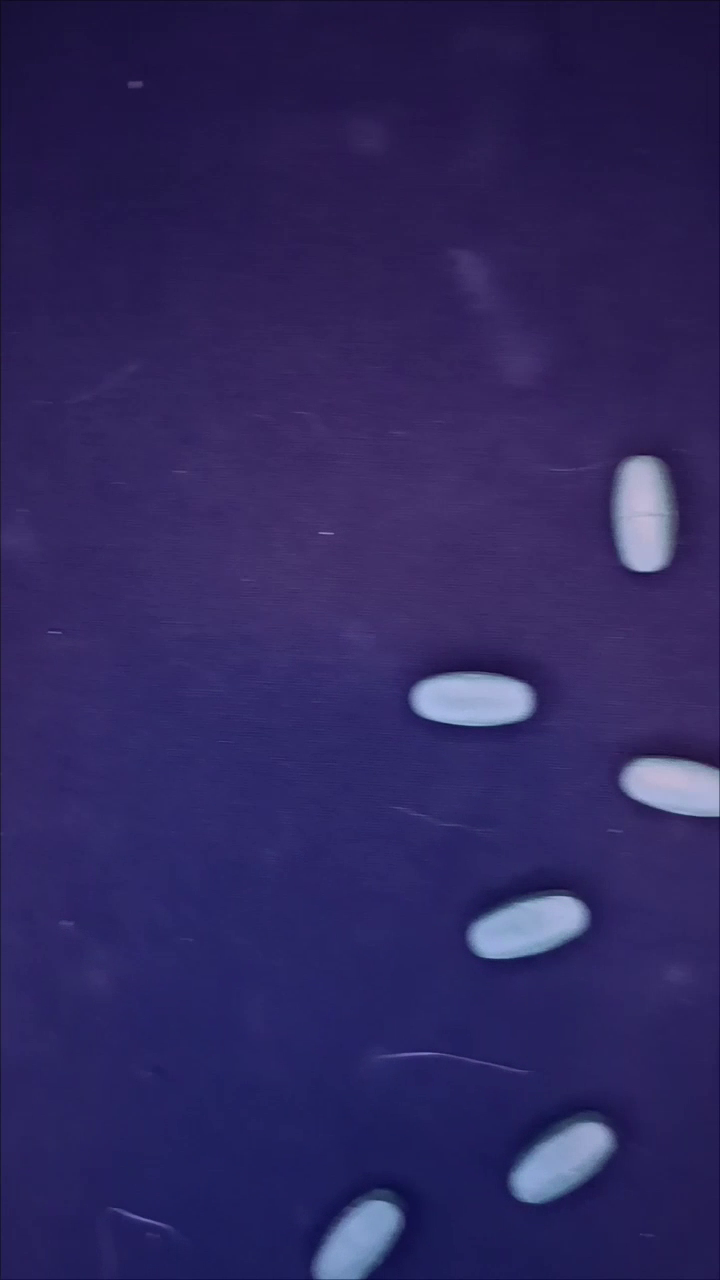
#> input picture frame 9 of train1.mp4, 720 x 1280 px
$ python train_pils.py
#> lines starting #> are read from the running program, lines starting #| are printed output that depends on the picture; after the words box and inside, x2 and y2 are one past the last pixel; in counts of white or black regions, pixels touching at a corner belong together
import cv2
import numpy as np
from matplotlib import pyplot as plt
import math
import time
sciezka_do_filmu = 'train1.mp4'
cap = cv2.VideoCapture(sciezka_do_filmu)
data_for_file = []
pill_name = 'zielona'


if not cap.isOpened():
    print("Błąd otwierania pliku wideo.")
    exit()


def labels_compare(n_labels, labels_stats, centroids, old_n_labels, old_labels_stats, old_centroids, labels):

    labels_set = []
    old_labels_set = []
    for i in range(1,n_labels):
        x1 = int(labels_stats[i, cv2.CC_STAT_LEFT])
        if x1>500 or x1<300:
            continue
        y1 = int(labels_stats[i, cv2.CC_STAT_TOP])
        labels_set.append([x1, y1, i])
    for i in range(1,old_n_labels):
        x2 = int(old_labels_stats[i, cv2.CC_STAT_LEFT])
        if x2>500 or x2<300:
            continue
        y2 = int(old_labels_stats[i, cv2.CC_STAT_TOP])
        old_labels_set.append([x2, y2])

    i = 0
    j = 0
    while i < len(labels_set):
        while j < len(old_labels_set):
            dist_x = abs(labels_set[i][0]-old_labels_set[j][0])
            dist_y = abs(labels_set[i][1]-old_labels_set[j][1])
            if dist_y<20 and dist_x<60:
                # print(labels_set[i][0],old_labels_set[j][0])
                labels_set.remove(labels_set[i])
                old_labels_set.remove(old_labels_set[j])
                i = -1
                j = 0
                break
            j+=1
        j = 0
        i += 1

    for label in labels_set:

        x, y, w, h, area  = stats[label[2]][:5]
        bin_pil = thresholded[y-2:y+h+2, x-2:x+w+2]
        color_pil = frame[y-2:y+h+2, x-2:x+w+2,::]
        contour = cv2.findContours(bin_pil,cv2.RETR_EXTERNAL, cv2.CHAIN_APPROX_SIMPLE)
        (x_axis,y_axis),radius = cv2.minEnclosingCircle(contour[0][0])
        color_mean = cv2.mean(color_pil[int(y_axis)-10:int(y_axis)+10,int(x_axis)-15:int(x_axis)+10, ::])
        radius = int(radius)
        circle_area = 3.14 * radius**2
        contour_length = cv2.arcLength(contour[0][0], closed=True)

        x, y, w, h, area = stats[label[2]][:5]
        cv2.rectangle(frame, (x,y),(x+w,y+h), (255,0,0), 2)
        #print(area/circle_area, contour_length/radius, area)
        data_for_file.append([area/circle_area, contour_length/radius, area, color_mean[0], color_mean[1], color_mean[2]])
        cv2.imshow("real", frame)

    return 0


old_frame_n = 0
old_labels_stats = 0
old_centroids = 0
frame = 0
while True:
    ret, frame = cap.read()
#> frame is the input picture: shape (1280, 720, 3); mean B, G, R 94.9, 39.9, 47.6
    if not ret:
        break
    #frame = cv2.rotate(frame, cv2.ROTATE_90_COUNTERCLOCKWISE)
    im = cv2.cvtColor(frame, cv2.COLOR_BGR2GRAY)

    #blur dla lepszego odzielenia obiektow od tla
    im =  cv2.GaussianBlur(im, (9,9),0)

    #nalozenie otsu
    _,thresholded = cv2.threshold(im, 0, 220, cv2.THRESH_BINARY + cv2.THRESH_OTSU)
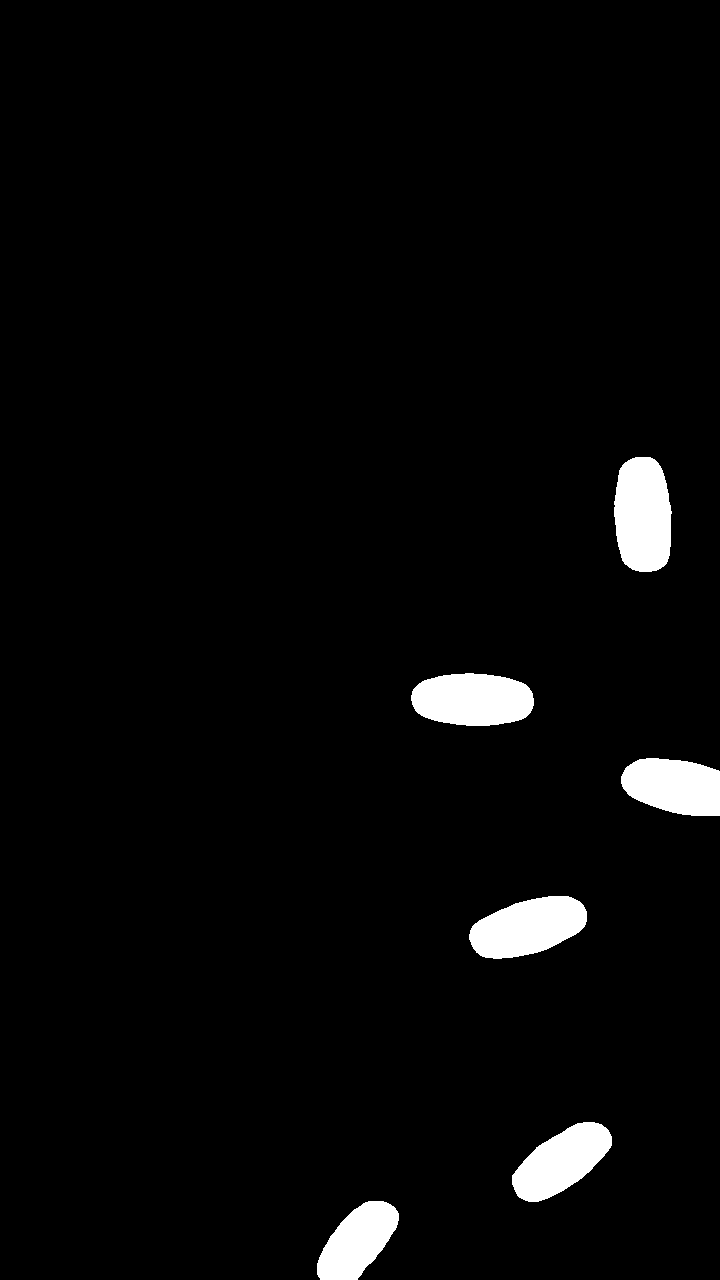
#> thresholded: shape (1280, 720); values 0 (black) and 220 (white), 3.2% white; 6 white regions, box (x1, y1, x2, y2) and area: (614, 457, 672, 572) 5573, (411, 673, 534, 726) 5303, (469, 896, 587, 959) 5221, (512, 1122, 612, 1202) 4713, (621, 758, 720, 816) 4586, (317, 1201, 399, 1280) 4082

    #operacja opening (erosion then dilation)
    kernel = np.ones((8,8),np.uint8)
    opening = cv2.morphologyEx(thresholded, cv2.MORPH_OPEN, kernel)
#> opening: shape (1280, 720); values 0 (black) and 220 (white), 3.2% white; 6 white regions, box (x1, y1, x2, y2) and area: (615, 458, 672, 573) 5566, (413, 674, 535, 727) 5297, (471, 897, 588, 960) 5215, (513, 1123, 613, 1203) 4713, (622, 759, 720, 817) 4541, (318, 1202, 400, 1280) 4044


    (n, labels, stats, centroids) = cv2.connectedComponentsWithStats(opening)
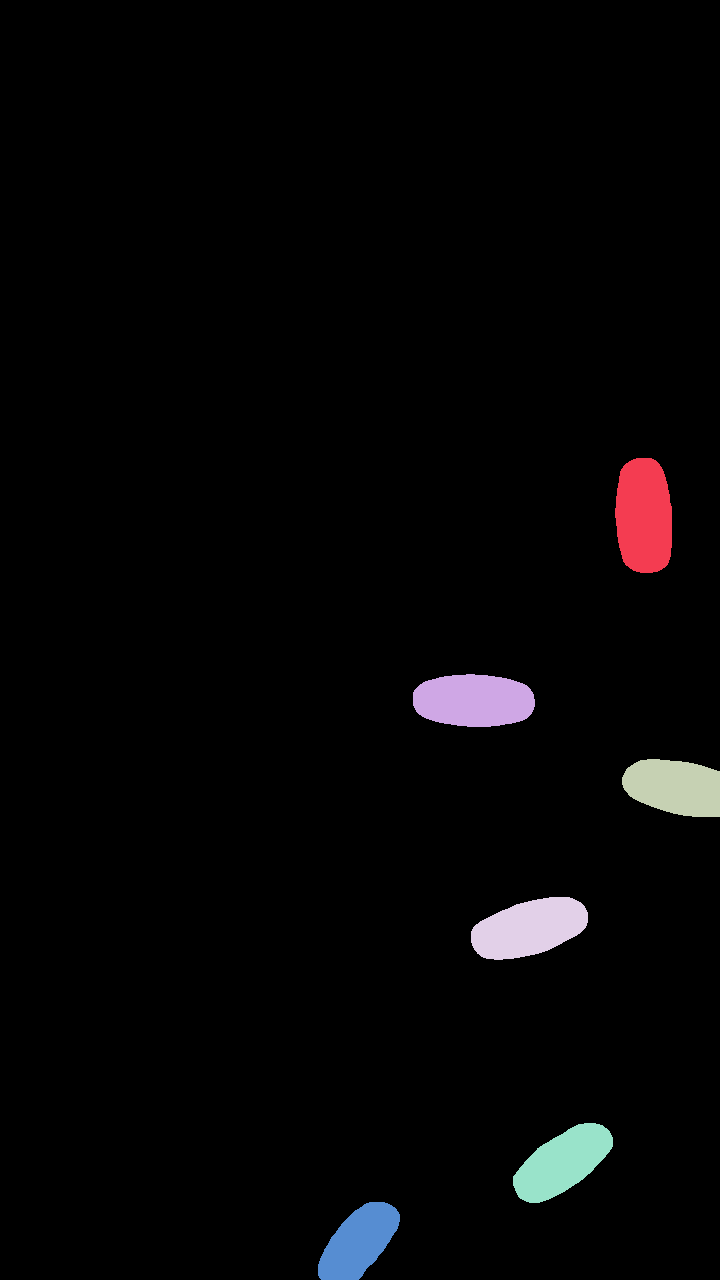
#> labels: shape (1280, 720) int32; 7 distinct labels, from 0 to 6; one colour per label, 0 black
#> n = 7; stats = [[0, 0, 720, 1280, 892224], [615, 458, 57, 115, 5566], [413, 674, 122, 53, 5297], [622, 759, 98, 58, 4541], [471, 897, 117, 63, 5215], [513, 1123, 100, 80, 4713], [318, 1202, 82, 78, 4044]]; centroids = [[353.4, 632], [643.6, 515.8], [473.5, 700.3], [674.4, 786.6], [528.8, 927.8], [562.1, 1162.1], [358.5, 1241.6]]

    labels_compare(n, stats, centroids, old_frame_n, old_labels_stats, old_centroids, labels)
#> the loop in labels_compare, `for i in range(1,n_labels):` made 6 passes
#> x1 on passes 1, 3, 5: 615, 622, 513
#> after the loop in labels_compare, `for i in range(1,n_labels):`: labels_set = [[413, 674, 2], [471, 897, 4], [318, 1202, 6]]
#> the loop in labels_compare, `while i < len(labels_set):` made 3 passes
#> the loop in labels_compare, `for label in labels_set: ` made 3 passes
#> (label, x_axis, y_axis) on passes 1 to 3: ([413, 674, 2], 61, 28), ([471, 897, 4], 58.5, 30), ([318, 1202, 6], 41.5, 43.5)
#> pass 1, in labels_compare, `color_pil = frame[y-2:y+h+2, x-2:x+w+2,::]`:
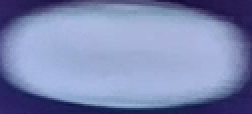
#> color_pil: shape (57, 126, 3) (shown 2 times larger); mean B, G, R 178.9, 137.1, 125.8
#> after the loop in labels_compare, `for label in labels_set:`:
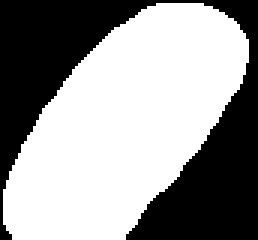
#> bin_pil: shape (80, 86) (shown 3 times larger); values 0 (black) and 220 (white), 59.3% white; 1 black region, box (x1, y1, x2, y2) and area: (0, 0, 86, 80) 2798
#> after the loop in labels_compare, `for label in labels_set:`:
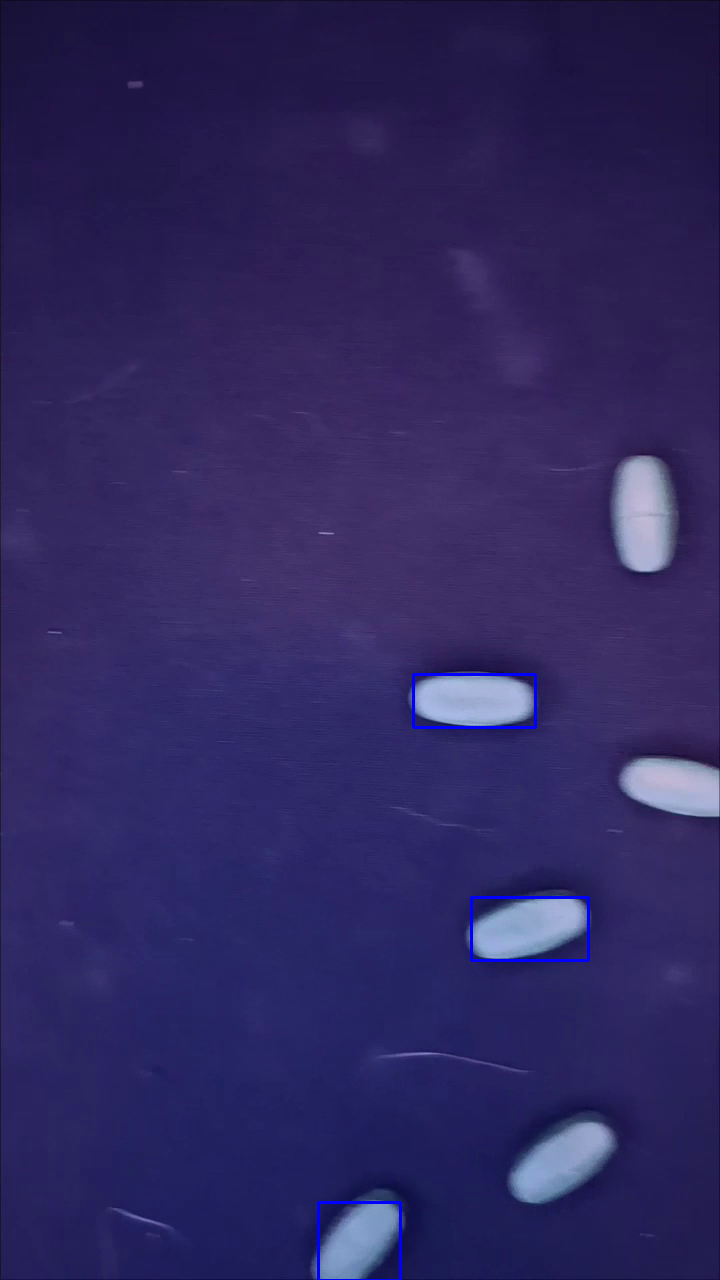
#> frame: shape (1280, 720, 3); 0.32% of pixels changed, all inside (x1, y1, x2, y2) = (317, 673, 590, 1280)
#> after the loop in labels_compare, `for label in labels_set:`: data_for_file = [[0.453, 5.01, 5297, 212.5, 175.3, 160.7], [0.461, 5.07, 5215, 204, 166.8, 142.9], [0.495, 5.11, 4044, 199.8, 155.5, 129.2]]

    old_frame_n = n
#> old_frame_n = 7
    old_labels_stats = stats
#> old_labels_stats has the same summary as stats
    old_centroids = centroids
#> old_centroids has the same summary as centroids

    cv2.imshow("real", frame)

    if cv2.waitKey(300) & 0xFF == ord('q'):
#> (key q is pressed here)
        break

cap.release()
cv2.destroyAllWindows()

for data in data_for_file:
    if data[2]<1800:
        data_for_file.remove(data)
#> this loop made 3 passes

for data in data_for_file:
    print(data)

min_roundness = 2
max_roundness = 0
min_area = 10000
max_area = 0
min_contourToLength = 100
max_contourToLength = 0
min_b = 1000
max_b = 0
min_g = 1000
max_g = 0
min_r = 1000
max_r = 0


roundnesses = [sublist[0] for sublist in data_for_file]
#> roundnesses = [0.453, 0.461, 0.495]
min_roundness = min(roundnesses)
#> min_roundness = 0.453
max_roundness = max(roundnesses)
#> max_roundness = 0.495
ratios = [sublist[1] for sublist in data_for_file]
#> ratios = [5.01, 5.07, 5.11]
min_contourToLength = min(ratios)
#> min_contourToLength = 5.01
max_contourToLength = max(ratios)
#> max_contourToLength = 5.11
areas = [sublist[2] for sublist in data_for_file]
#> areas = [5297, 5215, 4044]
min_area = int(min(areas))
#> min_area = 4044
max_area = int(max(areas))
#> max_area = 5297
bs = [sublist[3] for sublist in data_for_file]
#> bs = [212.5, 204, 199.8]
min_b = int(min(bs))
#> min_b = 199
max_b = int(max(bs))
#> max_b = 212
gs = [sublist[4] for sublist in data_for_file]
#> gs = [175.3, 166.8, 155.5]
min_g = int(min(gs))
#> min_g = 155
max_g = int(max(gs))
#> max_g = 175
rs = [sublist[5] for sublist in data_for_file]
#> rs = [160.7, 142.9, 129.2]
min_r = int(min(rs))
#> min_r = 129
max_r = int(max(rs))
#> max_r = 160


with open('data.txt', 'a') as f:
    f.write(f"{min_roundness} {max_roundness} {min_contourToLength} {max_contourToLength} {min_area} {max_area} {min_b} {max_b} {min_g} {max_g} {min_r} {max_r} {pill_name}\n")

$ run again, starting later in the video
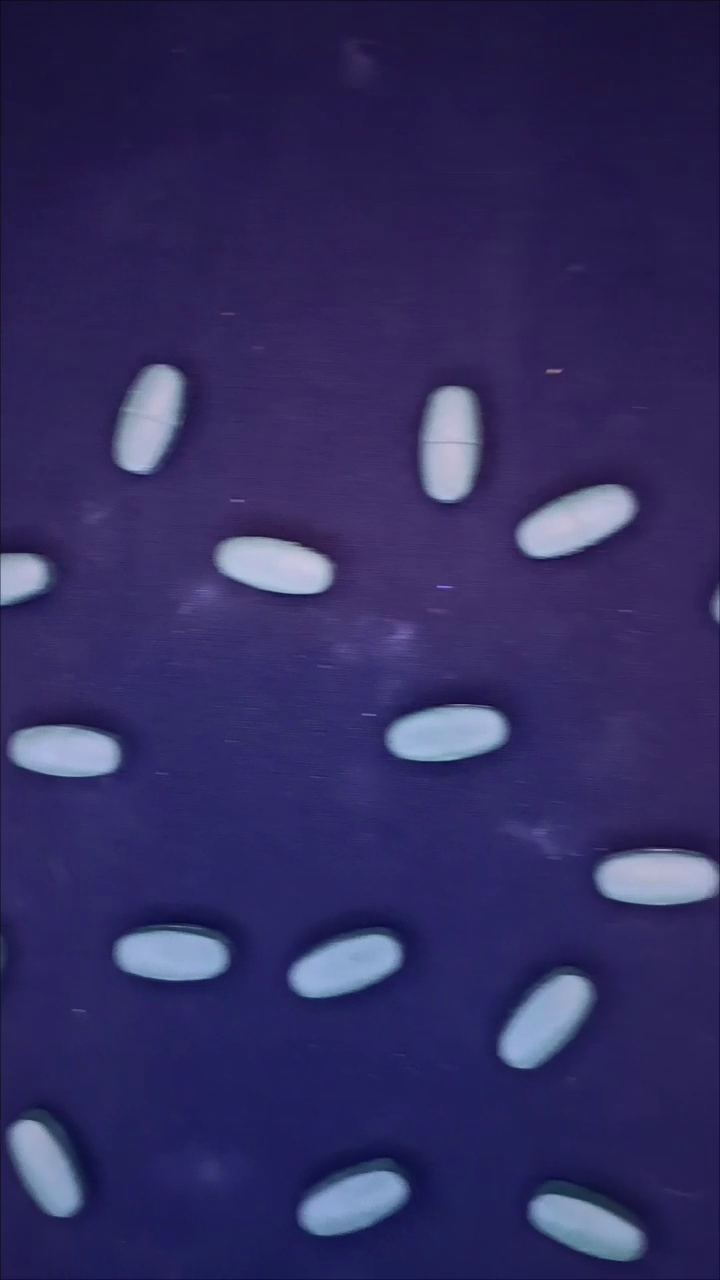
#> input picture frame 42 of train1.mp4, 720 x 1280 px
#> frame is the input picture: shape (1280, 720, 3); mean B, G, R 96.2, 45.2, 50.5
#> thresholded: shape (1280, 720); values 0 (black) and 220 (white), 7% white; 16 white regions (1 under 20 px), largest, box (x1, y1, x2, y2) and area: (517, 485, 635, 558) 5443, (422, 387, 478, 502) 5431, (596, 850, 720, 905) 5366
#> opening: shape (1280, 720); values 0 (black) and 220 (white), 7% white; 15 white regions, largest, box (x1, y1, x2, y2) and area: (518, 486, 636, 558) 5438, (423, 388, 479, 502) 5424, (598, 851, 720, 906) 5351
#> labels: shape (1280, 720) int32; 16 distinct labels, from 0 to 15
#> n = 16; stats = 16 rows, first 6: [0, 0, 720, 1280, 856813], [117, 366, 66, 108, 4969], [423, 388, 56, 114, 5424], [518, 486, 118, 72, 5438], [217, 538, 117, 57, 5089], [0, 555, 49, 50, 1962]; centroids = 16 rows, first 8: [359.5, 626.7], [150, 420.2], [450.5, 445.2], [576.6, 522.2], [275.1, 566.1], [21.07, 577.3], [717.5, 608.5], [447.6, 734.3]
#> the loop in labels_compare, `for i in range(1,n_labels):` made 15 passes
#> x1 on passes 1, 3, 4, 5, 6, 8, 9, 10: 117, 518, 217, 0, 716, 12, 598, 118
#> after the loop in labels_compare, `for i in range(1,n_labels):`: labels_set = [[423, 388, 2], [389, 707, 7], [303, 1172, 14]]
#> the loop in labels_compare, `while i < len(labels_set):` made 3 passes
#> the loop in labels_compare, `for label in labels_set: ` made 3 passes
#> (label, x_axis, y_axis) on passes 1 to 3: ([423, 388, 2], 30.5, 58), ([389, 707, 7], 59.5, 29.5), ([303, 1172, 14], 52.21, 32.6)
#> after the loop in labels_compare, `for label in labels_set:`:
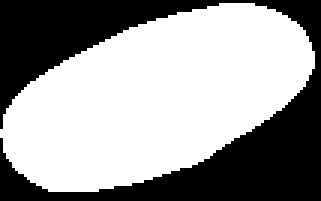
#> bin_pil: shape (67, 107) (shown 3 times larger); values 0 (black) and 220 (white), 61% white; 1 black region, box (x1, y1, x2, y2) and area: (0, 0, 107, 67) 2798
#> after the loop in labels_compare, `for label in labels_set:`:
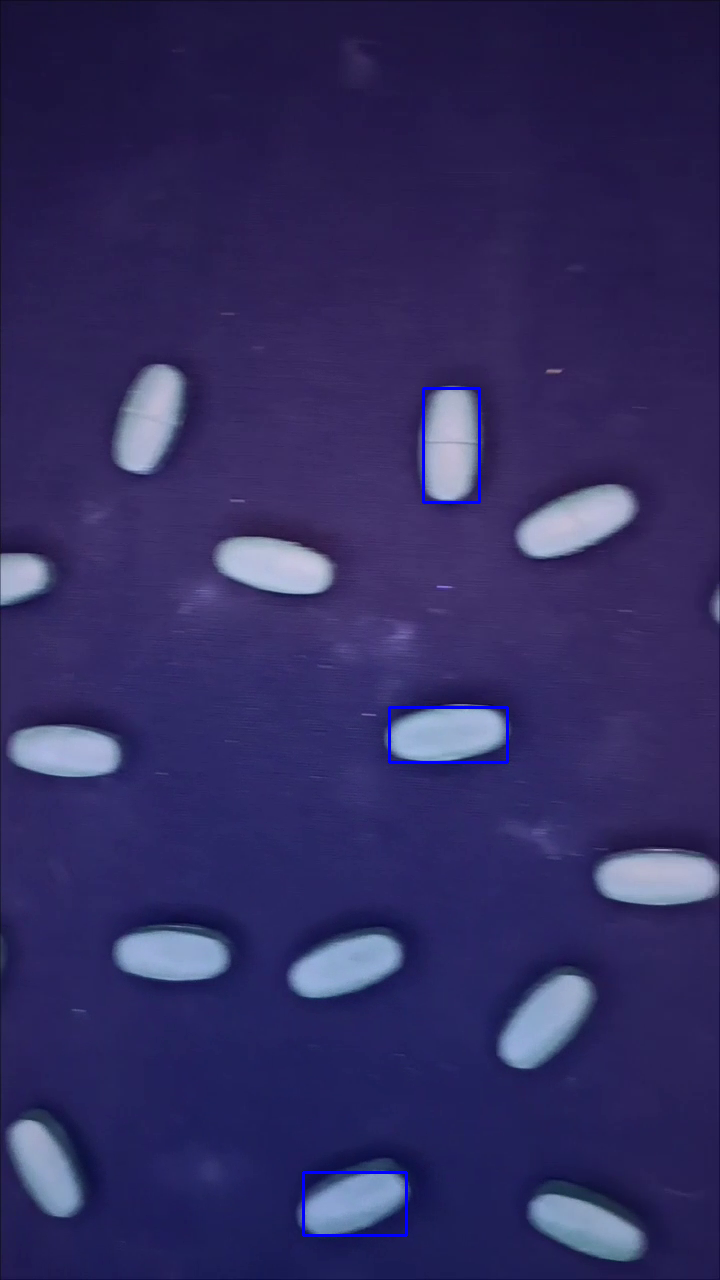
#> frame: shape (1280, 720, 3); 0.33% of pixels changed, all inside (x1, y1, x2, y2) = (302, 387, 509, 1237)
#> after the loop in labels_compare, `for label in labels_set:`: data_for_file = [[0.532, 5.26, 5424, 207.1, 182.8, 183.8], [0.472, 5.09, 5157, 208.5, 176.8, 153.5], [0.476, 5.09, 4362, 204.3, 160.8, 134.4]]
#> old_frame_n = 16
#> old_labels_stats has the same summary as stats
#> old_centroids has the same summary as centroids
#> the loop `for data in data_for_file:` made 3 passes
#> roundnesses = [0.532, 0.472, 0.476]
#> min_roundness = 0.472
#> max_roundness = 0.532
#> ratios = [5.26, 5.09, 5.09]
#> min_contourToLength = 5.09
#> max_contourToLength = 5.26
#> areas = [5424, 5157, 4362]
#> min_area = 4362
#> max_area = 5424
#> bs = [207.1, 208.5, 204.3]
#> min_b = 204
#> max_b = 208
#> gs = [182.8, 176.8, 160.8]
#> min_g = 160
#> max_g = 182
#> rs = [183.8, 153.5, 134.4]
#> min_r = 134
#> max_r = 183
